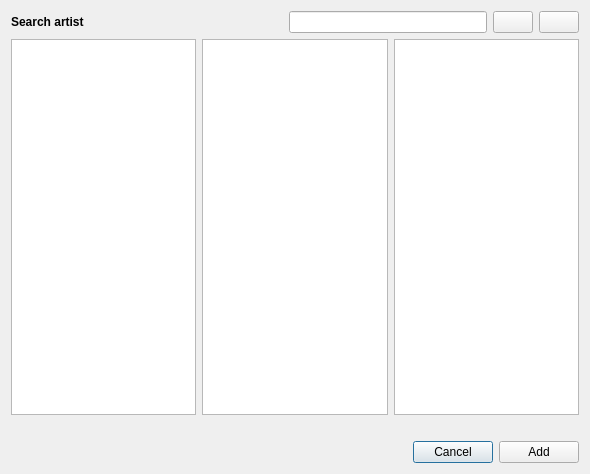
<?xml version="1.0" encoding="UTF-8"?>
<ui version="4.0">
 <class>GUI_SoundcloudArtistSearch</class>
 <widget class="QDialog" name="GUI_SoundcloudArtistSearch">
  <property name="geometry">
   <rect>
    <x>0</x>
    <y>0</y>
    <width>590</width>
    <height>474</height>
   </rect>
  </property>
  <property name="windowTitle">
   <string>Search Soundcloud</string>
  </property>
  <layout class="QGridLayout" name="gridLayout">
   <item row="2" column="0">
    <widget class="QListWidget" name="list_artists"/>
   </item>
   <item row="5" column="0" colspan="3">
    <layout class="QHBoxLayout" name="horizontalLayout">
     <item>
      <widget class="QLabel" name="lab_status">
       <property name="text">
        <string/>
       </property>
      </widget>
     </item>
     <item>
      <spacer name="horizontalSpacer_2">
       <property name="orientation">
        <enum>Qt::Horizontal</enum>
       </property>
       <property name="sizeHint" stdset="0">
        <size>
         <width>40</width>
         <height>20</height>
        </size>
       </property>
      </spacer>
     </item>
     <item>
      <widget class="QPushButton" name="btn_cancel">
       <property name="text">
        <string>Cancel</string>
       </property>
      </widget>
     </item>
     <item>
      <widget class="QPushButton" name="btn_add">
       <property name="text">
        <string>Add</string>
       </property>
      </widget>
     </item>
    </layout>
   </item>
   <item row="0" column="0" colspan="3">
    <layout class="QHBoxLayout" name="horizontalLayout_2">
     <item>
      <widget class="QLabel" name="label">
       <property name="font">
        <font>
         <weight>75</weight>
         <bold>true</bold>
        </font>
       </property>
       <property name="text">
        <string>Search artist</string>
       </property>
      </widget>
     </item>
     <item>
      <spacer name="horizontalSpacer">
       <property name="orientation">
        <enum>Qt::Horizontal</enum>
       </property>
       <property name="sizeHint" stdset="0">
        <size>
         <width>40</width>
         <height>20</height>
        </size>
       </property>
      </spacer>
     </item>
     <item>
      <widget class="QLineEdit" name="le_search"/>
     </item>
     <item>
      <widget class="QPushButton" name="btn_search">
       <property name="text">
        <string/>
       </property>
       <property name="icon">
        <iconset resource="../../../GUI/Resources/Icons.qrc">
         <normaloff>:/Icons/lupe.svg.png</normaloff>:/Icons/lupe.svg.png</iconset>
       </property>
       <property name="iconSize">
        <size>
         <width>16</width>
         <height>16</height>
        </size>
       </property>
      </widget>
     </item>
     <item>
      <widget class="QPushButton" name="btn_clear">
       <property name="text">
        <string/>
       </property>
       <property name="icon">
        <iconset resource="../../../GUI/Resources/Icons.qrc">
         <normaloff>:/Icons/broom.png</normaloff>:/Icons/broom.png</iconset>
       </property>
       <property name="iconSize">
        <size>
         <width>16</width>
         <height>16</height>
        </size>
       </property>
      </widget>
     </item>
    </layout>
   </item>
   <item row="4" column="0">
    <widget class="QLabel" name="lab_n_artists">
     <property name="text">
      <string/>
     </property>
    </widget>
   </item>
   <item row="4" column="1">
    <widget class="QLabel" name="lab_n_playlists">
     <property name="text">
      <string/>
     </property>
    </widget>
   </item>
   <item row="4" column="2">
    <widget class="QLabel" name="lab_n_tracks">
     <property name="text">
      <string/>
     </property>
    </widget>
   </item>
   <item row="2" column="1">
    <widget class="QListWidget" name="list_playlists">
     <property name="selectionMode">
      <enum>QAbstractItemView::NoSelection</enum>
     </property>
    </widget>
   </item>
   <item row="2" column="2">
    <widget class="QListWidget" name="list_tracks">
     <property name="selectionMode">
      <enum>QAbstractItemView::NoSelection</enum>
     </property>
    </widget>
   </item>
  </layout>
 </widget>
 <tabstops>
  <tabstop>le_search</tabstop>
  <tabstop>btn_search</tabstop>
  <tabstop>btn_clear</tabstop>
  <tabstop>list_artists</tabstop>
  <tabstop>list_playlists</tabstop>
  <tabstop>list_tracks</tabstop>
  <tabstop>btn_cancel</tabstop>
  <tabstop>btn_add</tabstop>
 </tabstops>
 <resources>
  <include location="../../../GUI/Resources/Icons.qrc"/>
 </resources>
 <connections/>
</ui>
